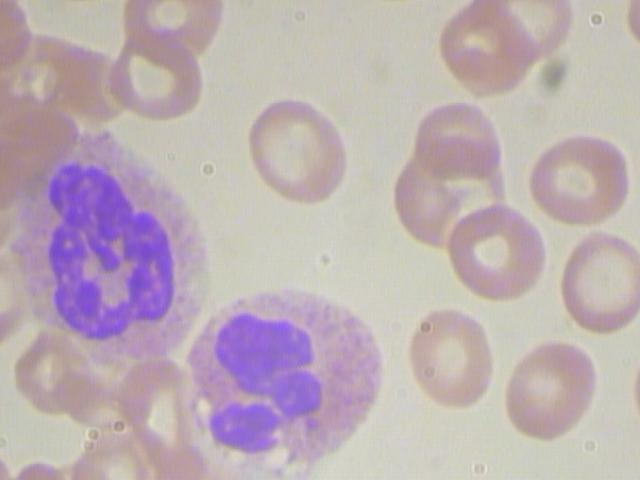
#> input picture dataset-master/JPEGImages/BloodImage_00374.jpg, 640 x 480 px; its folder holds 5 pictures in this run
$ python main.py
#> lines starting #> are read from the running program, lines starting #| are printed output that depends on the picture; after the words box and inside, x2 and y2 are one past the last pixel; in counts of white or black regions, pixels touching at a corner belong together
### cell_methods.py
# João Vitor Guino Rieswick nº9283607
# SCC0251 - Prof. Moacir Ponti
# Teaching Assistant: Aline Becher

import matplotlib.pyplot as plt
from mpl_toolkits.mplot3d import Axes3D
from matplotlib import cm
from matplotlib import colors
import numpy as np
import xml.etree.ElementTree as ET
from utils import *
from draw import *
import cv2

HOUGH_MASK_FACTOR = 85


def platelets(rgb_img, hsv_img, wbc_mask):
    wbc_mask[wbc_mask < 2] = 0
    wbc_mask[wbc_mask > 0] = 255
    wbc_mask = wbc_mask.astype(np.uint8)

    # Treat WBC Mask
    kernel_wbc = cv2.getStructuringElement(shape=cv2.MORPH_ELLIPSE, ksize=(10, 10))
    wbc_mask_dilated = cv2.dilate(wbc_mask, kernel_wbc, iterations=5)

    # HSV SEGMENTATION
    # Color range
    light = (170, 60, 0)
    dark = (180, 255, 255)

    light2 = (0, 20, 0)
    dark2 = (10, 255, 255)

    mask1 = cv2.inRange(hsv_img, light, dark)
    mask2 = cv2.inRange(hsv_img, light2, dark2)
    mask = mask1 + mask2 - wbc_mask_dilated
    mask[mask == 1] = 0

    # MORPHOLOGICAL OPERATIONS
    # Filter Kernels
    kernel_close2 = cv2.getStructuringElement(shape=cv2.MORPH_ELLIPSE, ksize=(20, 20))
    kernel_open = cv2.getStructuringElement(shape=cv2.MORPH_ELLIPSE, ksize=(10, 10))
    kernel_dilate = cv2.getStructuringElement(shape=cv2.MORPH_ELLIPSE, ksize=(5, 5))

    closing = cv2.morphologyEx(mask, cv2.MORPH_CLOSE, kernel_close2)
    opening = cv2.morphologyEx(closing, cv2.MORPH_OPEN, kernel_open)
    dilation = cv2.dilate(opening, kernel_dilate, iterations=3)
    sure_bg = dilation

    result = cv2.bitwise_and(rgb_img, rgb_img, mask=sure_bg)

    # SPLIT MASK IF NEEDED
    # Finding certain foreground
    dist_transform = cv2.distanceTransform(sure_bg, cv2.DIST_L2, 5)
    ret, sure_fg = cv2.threshold(dist_transform, 0.70 * dist_transform.max(), 255, 0)

    # Finding unknown region
    sure_fg = np.uint8(sure_fg)
    unknown = cv2.subtract(sure_bg, sure_fg)
    n_cells, markers = cv2.connectedComponents(sure_fg)
    markers = markers + 1
    markers[unknown == 255] = 0

    markers = cv2.watershed(result, markers)

    return markers, n_cells-1


def wbc(rgb_img, hsv_img):
    # HSV SEGMENTATION
    # Color range
    light = (150, 50, 0)
    dark = (180, 255, 255)

    light2 = (0, 50, 0)
    dark2 = (10, 255, 255)

    mask1 = cv2.inRange(hsv_img, light, dark)
    mask2 = cv2.inRange(hsv_img, light2, dark2)
    mask = mask1 + mask2

    # MORPHOLOGICAL OPERATIONS
    # Filter Kernels
    kernel_close2 = cv2.getStructuringElement(shape=cv2.MORPH_ELLIPSE, ksize=(14, 14))
    kernel_denoise = cv2.getStructuringElement(shape=cv2.MORPH_ELLIPSE, ksize=(25, 35))
    kernel_close = cv2.getStructuringElement(shape=cv2.MORPH_ELLIPSE, ksize=(40, 40))
    kernel_close3 = cv2.getStructuringElement(shape=cv2.MORPH_ELLIPSE, ksize=(10, 10))
    kernel_dilate = cv2.getStructuringElement(shape=cv2.MORPH_ELLIPSE, ksize=(5, 5))

    closing_test = cv2.morphologyEx(mask, cv2.MORPH_CLOSE, kernel_close2)
    opening = cv2.morphologyEx(closing_test, cv2.MORPH_OPEN, kernel_denoise)
    closing = cv2.morphologyEx(opening, cv2.MORPH_CLOSE, kernel_close)
    dilation = cv2.dilate(closing, kernel_dilate, iterations=1)
    sure_bg = cv2.dilate(dilation, kernel_close3, iterations=2)

    result = cv2.bitwise_and(rgb_img, rgb_img, mask=sure_bg)

    # SPLIT MASK IF NEEDED
    # Finding certain foreground
    dist_transform = cv2.distanceTransform(sure_bg, cv2.DIST_L2, 5)
    ret, sure_fg = cv2.threshold(dist_transform, 0.65 * dist_transform.max(), 255, 0)

    # Finding unknown region
    sure_fg = np.uint8(sure_fg)
    unknown = cv2.subtract(sure_bg, sure_fg)
    n_cells, markers = cv2.connectedComponents(sure_fg)
    markers = markers + 1
    markers[unknown == 255] = 0

    watershed = cv2.watershed(result, markers)

    return markers, n_cells-1, watershed


def rbc(rgb, wbc_mask):
    rgb_output = rgb.copy()
    n_rbc = 0

    wbc_mask[wbc_mask < 2] = 0
    wbc_mask[wbc_mask > 0] = 255
    wbc_mask = wbc_mask.astype(np.uint8)

    rgb_img = adjust_gamma(rgb, 0.5)
    hsv_img = cv2.cvtColor(rgb_img, cv2.COLOR_RGB2HSV)

    # HSV SEGMENTATION
    # Color range
    light = (0, 33, 0)
    dark = (60, 255, 255)

    light2 = (140, 30, 0)
    dark2 = (180, 255, 255)

    mask1 = cv2.inRange(hsv_img, light, dark)
    mask2 = cv2.inRange(hsv_img, light2, dark2)
    mask = mask1 + mask2 - wbc_mask
    mask[mask == 1] = 0

    # MORPHOLOGICAL OPERATIONS
    # Filter Kernels
    kernel_denoise = cv2.getStructuringElement(shape=cv2.MORPH_ELLIPSE, ksize=(15, 15))
    kernel_erose = cv2.getStructuringElement(shape=cv2.MORPH_ELLIPSE, ksize=(10, 10))
    kernel_opening2 = cv2.getStructuringElement(shape=cv2.MORPH_ELLIPSE, ksize=(3, 3))
    kernel_close3 = cv2.getStructuringElement(shape=cv2.MORPH_ELLIPSE, ksize=(10, 10))

    closing_test2 = cv2.morphologyEx(mask, cv2.MORPH_OPEN, kernel_close3)
    opening2 = cv2.dilate(closing_test2,kernel_opening2,iterations = 4)
    opening = cv2.morphologyEx(opening2, cv2.MORPH_OPEN, kernel_denoise)
    clos = cv2.erode(opening, kernel_erose,iterations = 2)

    # REMOVES WBC
    clos2 = clos - wbc_mask
    clos2[clos2 == 1] = 0
    result = cv2.bitwise_and(rgb_img, rgb_img, mask=clos2)

    # Hough Algorithm
    circles = cv2.HoughCircles(cv2.cvtColor(result, cv2.COLOR_RGB2GRAY), cv2.HOUGH_GRADIENT, 2, 65, param1=60, param2=30, minRadius=25, maxRadius=55)

    if circles is not None:
        circles = np.uint16(np.around(circles))
        for i in circles[0, :]:
            # Draw outer circle
            new_mask = np.zeros((np.shape(result)[0], np.shape(result)[1]))
            cv2.circle(new_mask, (i[0], i[1]), i[2], 1, -1)

            rectX1 = i[0].astype(np.int64) - i[2].astype(np.int64)
            if rectX1 < 0: rectX1 = 0
            rectX2 = i[0].astype(np.int64) + i[2].astype(np.int64)
            if rectX2 >= new_mask.shape[1]: rectX2 = new_mask.shape[1]-1
            rectY1 = i[1].astype(np.int64) - i[2].astype(np.int64)
            if rectY1 < 0: rectY1 = 0
            rectY2 = i[1].astype(np.int64) + i[2].astype(np.int64)
            if rectY2 >= new_mask.shape[0]: rectY2 = new_mask.shape[0] - 1

            new_mask = new_mask*clos2
            crop_img = new_mask[rectY1:rectY2, rectX1:rectX2]

            if crop_img.mean() < HOUGH_MASK_FACTOR:
                continue
            else:
                n_rbc += 1
                rgb_output = draw_boundarieRBC(rgb_output, i[0], i[1], i[2])

    return rgb_output, n_rbc

### utils.py
# João Vitor Guino Rieswick nº9283607
# SCC0251 - Prof. Moacir Ponti
# Teaching Assistant: Aline Becher

import matplotlib.pyplot as plt
from matplotlib import colors
import numpy as np
import cv2


# [33 lines left out: functions plot3d_hsv, plot3d_rgb, not called in this run]


def adjust_gamma(image, gamma=1.0):
    # build a lookup table mapping the pixel values [0, 255] to
    # their adjusted gamma values
    inv_gamma = 1.0 / gamma
    table = np.array([((i / 255.0) ** inv_gamma) * 255
                      for i in np.arange(0, 256)]).astype("uint8")

    # apply gamma correction using the lookup table
    return cv2.LUT(image, table)


# [12 lines left out: function precision, not called in this run]

### draw.py
# João Vitor Guino Rieswick nº9283607
# SCC0251 - Prof. Moacir Ponti
# Teaching Assistant: Aline Becher

import numpy as np
import cv2


def draw_boundariesWBC(markers, n_cells, edit_img):
    rgb_img = edit_img.copy()
    font = cv2.QT_FONT_NORMAL
    for k in range(2, n_cells + 2):
        contours, hier = cv2.findContours((markers == k).astype(np.uint8), cv2.RETR_TREE, cv2.CHAIN_APPROX_SIMPLE)
        if contours:
            x, y, w, h = cv2.boundingRect(contours[0])
            cv2.rectangle(rgb_img, (x - 16, y - 16), (x + w + 16, y + h + 16), (255, 0, 0), 2)
            cv2.putText(rgb_img, 'WBC', (x - 10, y + 12), font, 1, (255, 0, 0), 1, cv2.LINE_AA)
    return rgb_img


def draw_boundariesPLATELETS(markers, n_cells, edit_img):
    rgb_img = edit_img.copy()
    font = cv2.QT_FONT_NORMAL
    for k in range(2, n_cells + 2):
        contours, hier = cv2.findContours((markers == k).astype(np.uint8), cv2.RETR_TREE, cv2.CHAIN_APPROX_SIMPLE)
        if contours:
            x, y, w, h = cv2.boundingRect(contours[0])
            cv2.rectangle(rgb_img, (x - 8, y - 8), (x + w + 8, y + h + 8), (0, 0, 255), 1)
            cv2.putText(rgb_img, 'Platelet', (x - 5, y + 6), font, 0.5, (0, 0, 255), 1, cv2.LINE_AA)
    return rgb_img


def draw_boundarieRBC(edit_img, x, y, r):
    rgb_img = edit_img.copy()
    font = cv2.QT_FONT_NORMAL
    r += 5

    rectX1 = x.astype(np.int32) - r.astype(np.int32)
    if rectX1 < 0: rectX1 = 0
    rectX2 = x + r
    if rectX2 >= rgb_img.shape[1]: rectX2 = rgb_img.shape[1] - 1
    rectY1 = y.astype(np.int32) - r.astype(np.int32)
    if rectY1 < 0: rectY1 = 0
    rectY2 = y + r
    if rectY2 >= rgb_img.shape[0]: rectY2 = rgb_img.shape[0] - 1

    cv2.rectangle(rgb_img, (rectX1, rectY1), (rectX2, rectY2), (100, 0, 100), 1)
    cv2.putText(rgb_img, 'RBC', (rectX1 + 5, rectY1 + 15), font, 0.5, (100, 0, 100), 1, cv2.LINE_AA)
    return rgb_img

### main.py
# João Vitor Guino Rieswick nº9283607
# SCC0251 - Prof. Moacir Ponti
# Teaching Assistant: Aline Becher

from numpy import *
from cell_methods import *
import glob


# Parses the annotation file
# [81 lines left out: functions parsing, get_total_statistics, not called in this run]


if __name__ == '__main__':
    #get_total_statistics()

    """
    00026, 00037, 00055, 00113, 00167, 00374
    """

    filenumber = '00374'

    img = cv2.imread('dataset-master/JPEGImages/BloodImage_' + filenumber + '.jpg')
#> img is the input picture: shape (480, 640, 3); mean B, G, R 180.2, 174.4, 188.9
    rgb_img = cv2.cvtColor(img, cv2.COLOR_BGR2RGB)
    hsv_img = cv2.cvtColor(img, cv2.COLOR_RGB2HSV)
#> hsv_img: shape (480, 640, 3); mean H, S, V 116, 34.8, 194.2

    wbc_markers, n_wbc, wbc_mask = wbc(rgb_img, hsv_img)
#> in wbc, `mask1 = cv2.inRange(hsv_img, light, dark)`: mask1: shape (480, 640); 10.2% white; 42 white regions (24 under 20 px), largest, box (x1, y1, x2, y2) and area: (32, 157, 184, 341) 17959, (207, 311, 326, 454) 11973, (333, 388, 352, 407) 208
#> in wbc, `mask2 = cv2.inRange(hsv_img, light2, dark2)`: mask2: shape (480, 640); every value is 0
#> in wbc, `closing_test = cv2.morphologyEx(mask, cv2.MORPH_CLOSE, kernel_close2)`: closing_test: shape (480, 640); 11.4% white; 15 white regions (9 under 20 px), largest, box (x1, y1, x2, y2) and area: (19, 158, 184, 355) 20428, (194, 312, 361, 454) 14209, (156, 30, 175, 39) 95, (96, 138, 104, 145) 33, (491, 155, 499, 162) 30, (75, 51, 83, 56) 25
#> in wbc, `opening = cv2.morphologyEx(closing_test, cv2.MORPH_OPEN, kernel_denoise)`: opening: shape (480, 640); 10.3% white; 2 white regions, box (x1, y1, x2, y2) and area: (38, 159, 177, 342) 18967, (201, 312, 324, 454) 12733
#> in wbc, `closing = cv2.morphologyEx(opening, cv2.MORPH_CLOSE, kernel_close)`: closing: shape (480, 640); 10.4% white; 2 white regions, box (x1, y1, x2, y2) and area: (39, 160, 178, 342) 19101, (202, 313, 325, 454) 12845
#> in wbc, `dilation = cv2.dilate(closing, kernel_dilate, iterations=1)`: dilation: shape (480, 640); 11.1% white; 2 white regions, box (x1, y1, x2, y2) and area: (37, 158, 180, 344) 20205, (200, 311, 327, 456) 13745
#> in wbc, `sure_bg = cv2.dilate(dilation, kernel_close3, iterations=2)`: sure_bg: shape (480, 640); 14.3% white; 2 white regions, box (x1, y1, x2, y2) and area: (29, 150, 190, 354) 25681, (192, 303, 337, 466) 18296
#> in wbc, `ret, sure_fg = cv2.threshold(dist_transform, 0.65 * dist_transform.max..`:
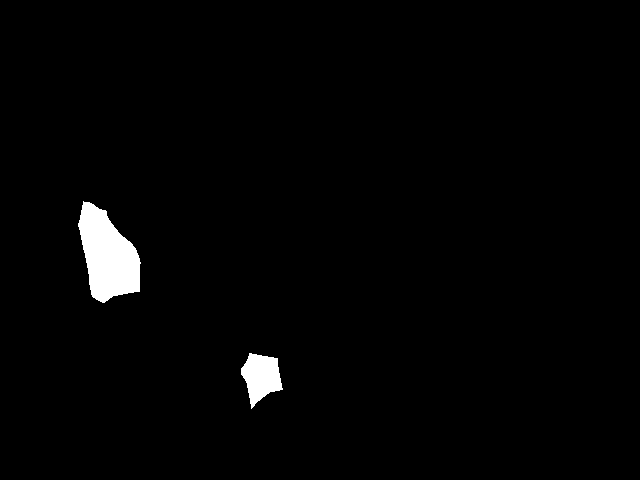
#> sure_fg: shape (480, 640) float32; 1.8% white; 2 white regions, box (x1, y1, x2, y2) and area: (78, 201, 141, 303) 4052, (241, 353, 283, 409) 1437
#> in wbc, `ret, sure_fg = cv2.threshold(dist_transform, 0.65 * dist_transform.max..`: ret = 49.38
#> in wbc, `unknown = cv2.subtract(sure_bg, sure_fg)`: unknown: shape (480, 640); 12.5% white; 2 white regions, box (x1, y1, x2, y2) and area: (29, 150, 190, 354) 21629, (192, 303, 337, 466) 16859
#> in wbc, `n_cells, markers = cv2.connectedComponents(sure_fg)`: markers: shape (480, 640) int32; 3 distinct labels, from 0 to 2
#> in wbc, `n_cells, markers = cv2.connectedComponents(sure_fg)`: n_cells = 3
#> in wbc, `markers = markers + 1`: markers: shape (480, 640) int32; 3 distinct labels, from 1 to 3
#> in wbc, `markers[unknown == 255] = 0`:
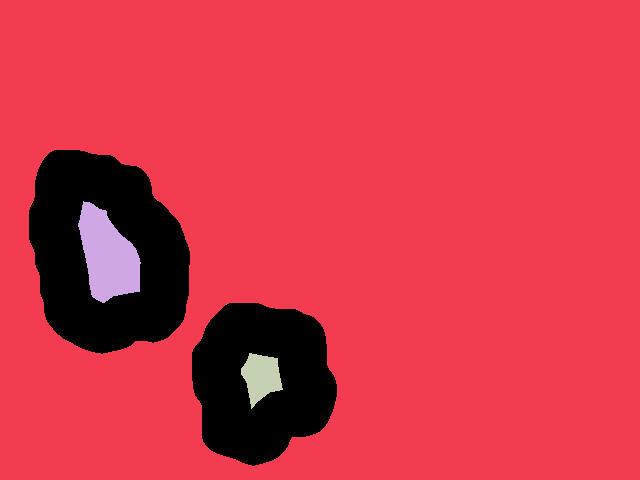
#> markers: shape (480, 640) int32; 4 distinct labels, from 0 to 3; one colour per label, 0 black
#> in wbc, `watershed = cv2.watershed(result, markers)`:
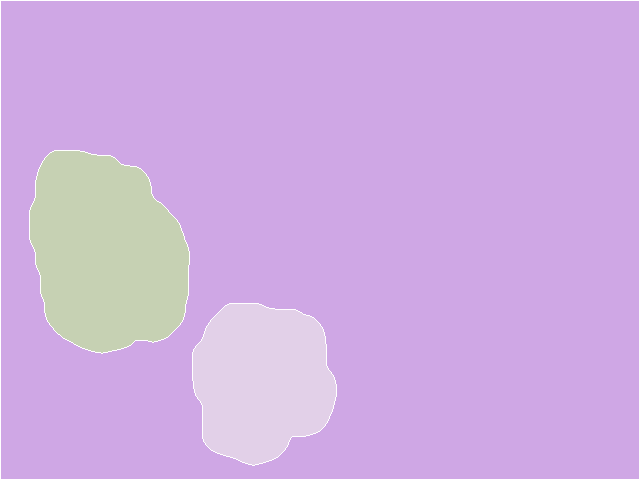
#> watershed: shape (480, 640) int32; 4 distinct labels, from -1 to 3; one colour per label, 0 black, -1 white
#> n_wbc = 2
    platelet_markers, n_platelets = platelets(rgb_img, hsv_img, wbc_mask.copy())
#> in platelets, `wbc_mask[wbc_mask < 2] = 0`: wbc_mask: shape (480, 640) int32; 3 distinct labels, from 0 to 3
#> in platelets, `wbc_mask[wbc_mask > 0] = 255`: wbc_mask: shape (480, 640) int32; 14% white; 2 white regions, box (x1, y1, x2, y2) and area: (30, 151, 189, 353) 25129, (193, 304, 336, 465) 17835
#> in platelets, `wbc_mask_dilated = cv2.dilate(wbc_mask, kernel_wbc, iterations=5)`: wbc_mask_dilated: shape (480, 640); 23% white; 1 white region, box (x1, y1, x2, y2) and area: (10, 131, 361, 480) 70707
#> in platelets, `mask1 = cv2.inRange(hsv_img, light, dark)`: mask1: shape (480, 640); 0.16% white; 23 white regions (12 under 20 px), largest, box (x1, y1, x2, y2) and area: (129, 282, 144, 289) 80, (250, 407, 263, 413) 57, (298, 403, 311, 410) 53
#> in platelets, `mask = mask1 + mask2 - wbc_mask_dilated`: mask: shape (480, 640); values 0 (black) and 1 (white), 22.9% white; 2 white regions (1 under 20 px), largest, box (x1, y1, x2, y2) and area: (10, 131, 361, 480) 70223
#> in platelets, `result = cv2.bitwise_and(rgb_img, rgb_img, mask=sure_bg)`: result: shape (480, 640, 3); every value is 0
#> in platelets, `dist_transform = cv2.distanceTransform(sure_bg, cv2.DIST_L2, 5)`: dist_transform: shape (480, 640) float32; every value is 0
#> in platelets, `n_cells, markers = cv2.connectedComponents(sure_fg)`: n_cells = 1
#> in platelets, `markers = markers + 1`: markers: shape (480, 640) int32; every value is 1
#> in platelets, `markers = cv2.watershed(result, markers)`:
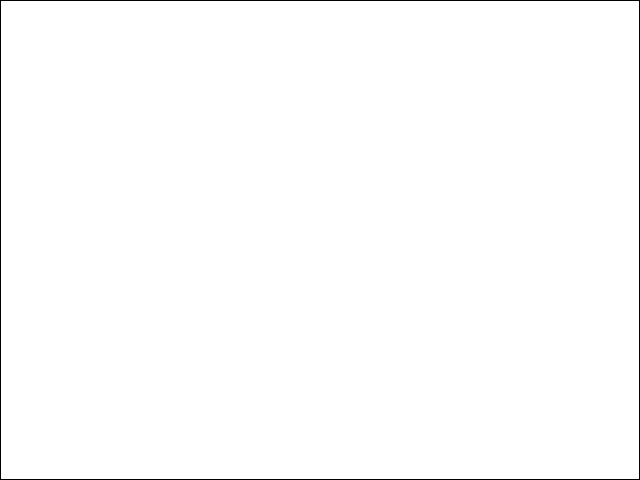
#> markers: shape (480, 640) int32; values -1 (black) and 1 (white), 99.3% white; black in thin lines or dots
#> n_platelets = 0
    rbc_img, n_rbc = rbc(rgb_img, wbc_mask.copy())
#> in rbc, `hsv_img = cv2.cvtColor(rgb_img, cv2.COLOR_RGB2HSV)`: hsv_img: shape (480, 640, 3); mean H, S, V 68.8, 61.6, 148
#> in rbc, `mask1 = cv2.inRange(hsv_img, light, dark)`: mask1: shape (480, 640); 46.5% white; 152 white regions (87 under 20 px), largest, box (x1, y1, x2, y2) and area: (0, 0, 640, 480) 112534, (0, 204, 163, 480) 13797, (16, 0, 136, 60) 4042
#> in rbc, `mask2 = cv2.inRange(hsv_img, light2, dark2)`: mask2: shape (480, 640); 25.7% white; 84 white regions (35 under 20 px), largest, box (x1, y1, x2, y2) and area: (0, 111, 221, 480) 23100, (176, 288, 383, 472) 14550, (0, 0, 215, 117) 7597
#> in rbc, `mask[mask == 1] = 0`: mask: shape (480, 640); 67.3% white; 325 black regions (193 under 20 px), largest, box (x1, y1, x2, y2) and area: (193, 32, 464, 480) 39707, (23, 125, 234, 353) 28762, (176, 0, 318, 152) 4288
#> in rbc, `closing_test2 = cv2.morphologyEx(mask, cv2.MORPH_OPEN, kernel_close3)`: closing_test2: shape (480, 640); 61% white; 72 black regions (30 under 20 px), largest, box (x1, y1, x2, y2) and area: (21, 0, 640, 480) 103047, (553, 337, 640, 480) 6132, (0, 373, 81, 471) 2678
#> in rbc, `opening2 = cv2.dilate(closing_test2,kernel_opening2,iterations = 4)`: opening2: shape (480, 640); 73.1% white; 59 black regions (25 under 20 px), largest, box (x1, y1, x2, y2) and area: (29, 130, 471, 480) 61885, (564, 341, 640, 480) 4165, (371, 37, 432, 189) 2941
#> in rbc, `opening = cv2.morphologyEx(opening2, cv2.MORPH_OPEN, kernel_denoise)`: opening: shape (480, 640); 72.8% white; 58 black regions (24 under 20 px), largest, box (x1, y1, x2, y2) and area: (29, 130, 471, 480) 62232, (564, 341, 640, 480) 4211, (371, 37, 432, 189) 3007
#> in rbc, `clos = cv2.erode(opening, kernel_erose,iterations = 2)`: clos: shape (480, 640); 47.1% white; 31 white regions (10 under 20 px), largest, box (x1, y1, x2, y2) and area: (350, 0, 640, 480) 70225, (0, 0, 226, 480) 54336, (182, 21, 351, 228) 11793
#> in rbc, `result = cv2.bitwise_and(rgb_img, rgb_img, mask=clos2)`:
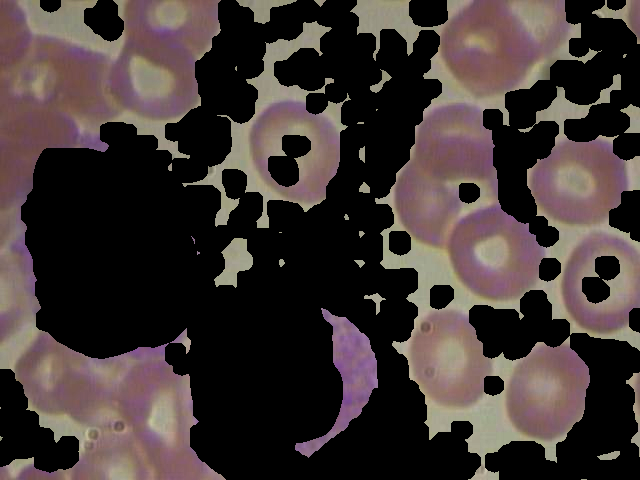
#> result: shape (480, 640, 3); mean R, G, B 65.6, 55, 53
#> in rbc, `circles = cv2.HoughCircles(cv2.cvtColor(result, cv2.COLOR_RGB2GRAY), c..`: circles = 35 rows, first 8: [501, 247, 53.8], [461, 355, 53.8], [591, 283, 53.8], [579, 181, 45], [491, 55, 53.8], [291, 153, 49.4], [447, 193, 53.8], [81, 391, 49.4]
#> in rbc, `circles = np.uint16(np.around(circles))`: circles = 35 rows, first 8: [501, 247, 54], [461, 355, 54], [591, 283, 54], [579, 181, 45], [491, 55, 54], [291, 153, 49], [447, 193, 54], [81, 391, 49]
#> the loop in rbc, `for i in circles[0, :]:` made 35 passes
#> (i, r in draw_boundarieRBC) on passes 1, 2, 3, 4, 5, 6, 7, 8, 9, 10, 12, 15: ([501, 247, 54], 59), ([461, 355, 54], 59), ([591, 283, 54], 59), ([579, 181, 45], 50), ([491, 55, 54], 59), ([291, 153, 49], 54), ([447, 193, 54], 59), ([81, 391, 49], 54), ([157, 75, 49], 54), ([539, 387, 52], 57), ([147, 391, 45], 50), ([85, 91, 43], 48)
#> i on passes 11, 13, 14, 16, 17, 20: [327, 79, 54], [239, 73, 45], [591, 65, 54], [199, 141, 32], [391, 293, 49], [519, 313, 47]
#> pass 1, in rbc, `crop_img = new_mask[rectY1:rectY2, rectX1:rectX2]`:
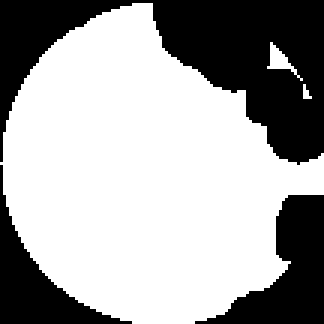
#> crop_img: shape (108, 108) float64 (shown 3 times larger); 64.8% white; 3 black regions, box (x1, y1, x2, y2) and area: (0, 0, 108, 55) 2643, (65, 65, 108, 108) 837, (0, 55, 44, 108) 630
#> after the loop in rbc, `for i in circles[0, :]:`: new_mask: shape (480, 640) float64; 0.68% white; 1 white region, box (x1, y1, x2, y2) and area: (0, 33, 40, 98) 2078
#> after the loop in rbc, `for i in circles[0, :]:`: n_rbc = 19
#> n_rbc = 19

    plat_img = draw_boundariesPLATELETS(platelet_markers, n_platelets, rbc_img)
#> in draw_boundariesPLATELETS, `font = cv2.QT_FONT_NORMAL`: font = 50
    final_img = draw_boundariesWBC(wbc_markers, n_wbc, plat_img)
#> the loop in draw_boundariesWBC, `for k in range(2, n_cells + 2):` made 2 passes
#> (x, y, w, h) on passes 1 to 2: (30, 151, 159, 202), (193, 304, 143, 161)
#> after the loop in draw_boundariesWBC, `for k in range(2, n_cells + 2):`:
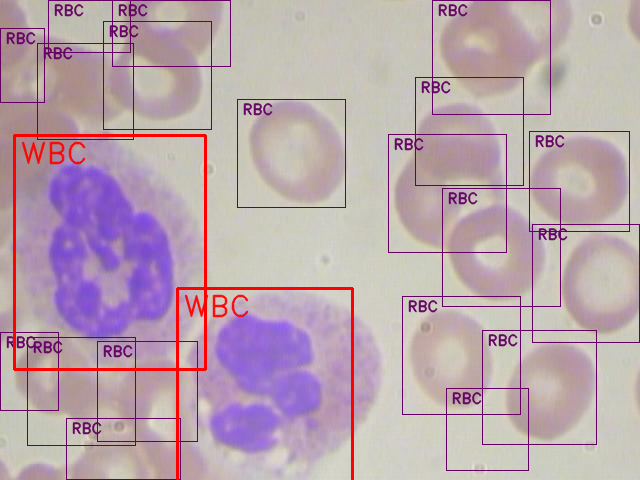
#> rgb_img: shape (480, 640, 3); mean R, G, B 186.9, 165.4, 174.7

    # cv2.imwrite("out.png", cv2.cvtColor(final_img, cv2.COLOR_BGR2RGB))

#> (the run stopped early here; a loop or call above may not have finished)
